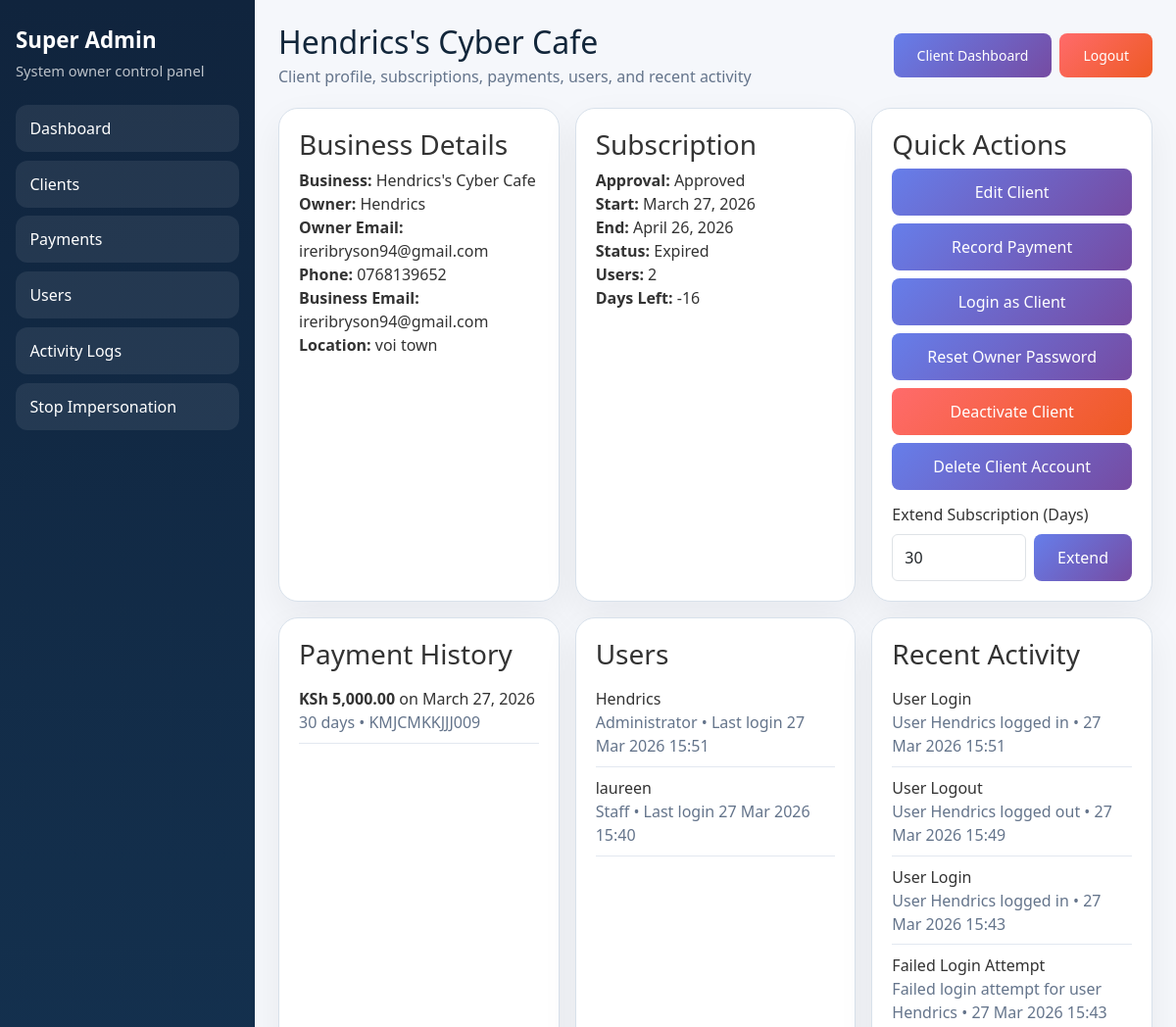
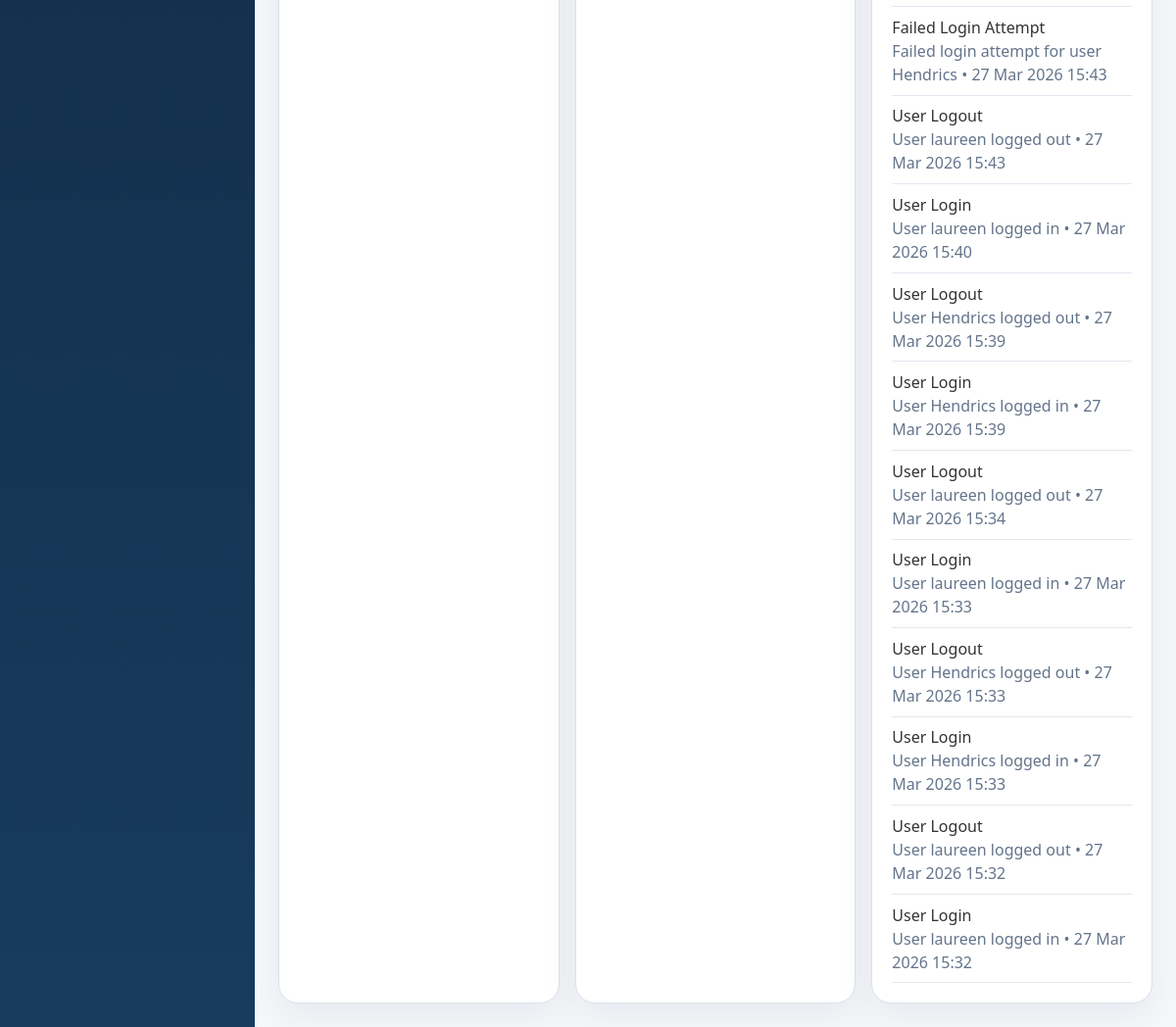
The page /super-admin/clients/5/ (signed in) on the database as committed earlier (2 pictures, top to bottom).
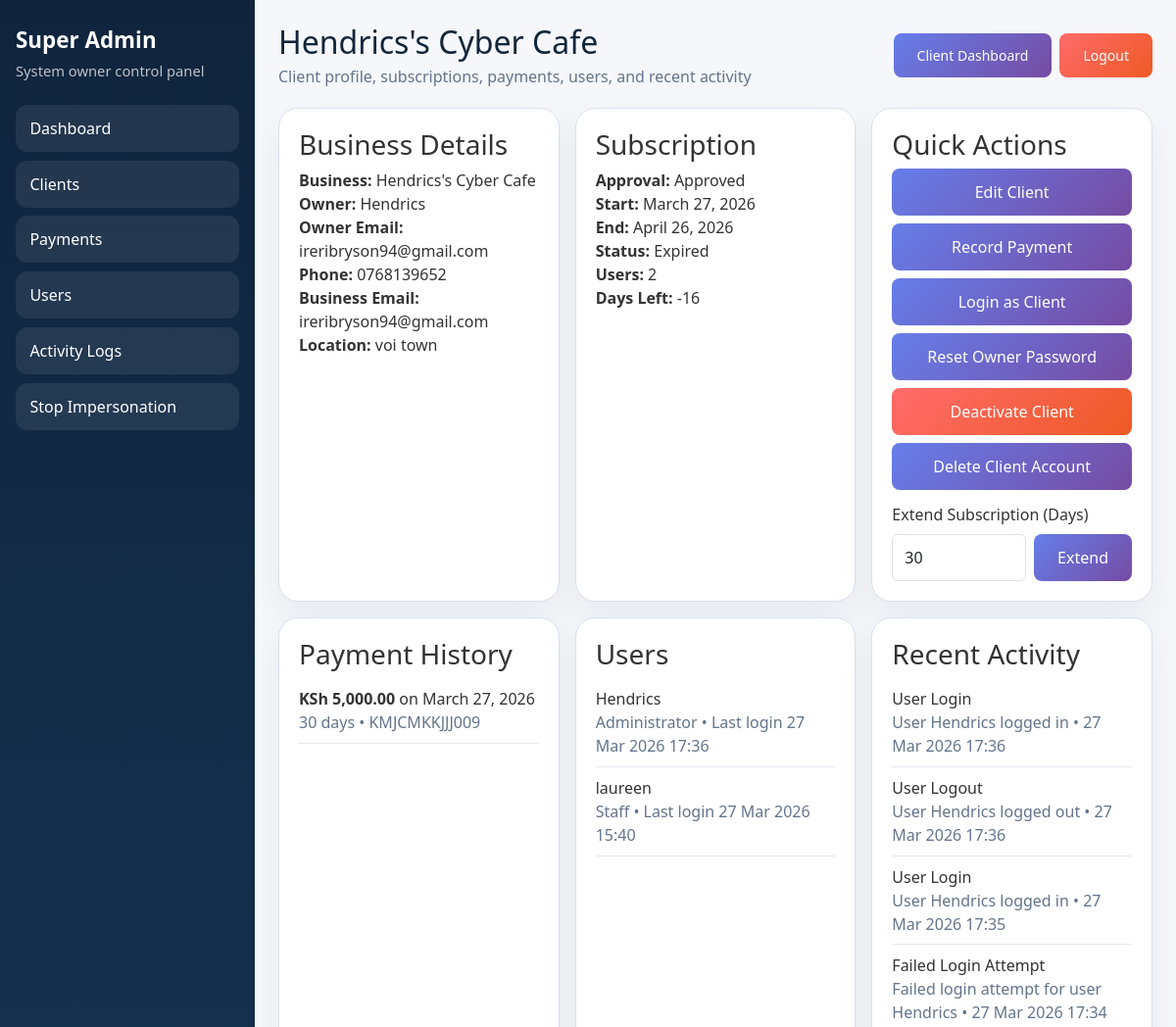
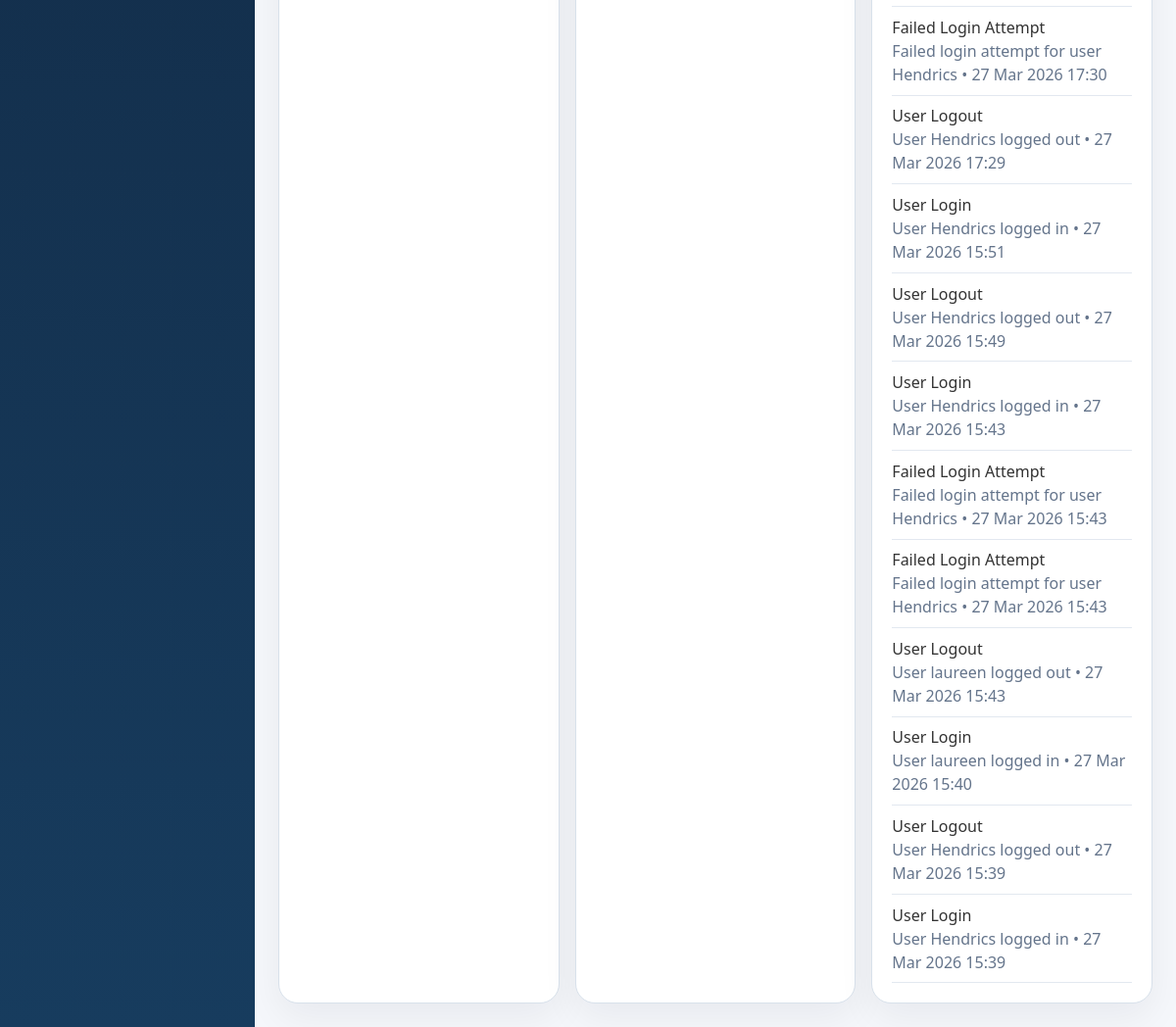
The same page on the database as committed later (2 pictures, top to bottom).
### core/models.py (models this page shows, shortened)
class Payment(models.Model):
    business = models.ForeignKey(BusinessProfile, on_delete=models.CASCADE, related_name='payments')
    amount = models.DecimalField("Amount", max_digits=12, decimal_places=2)
    payment_date = models.DateField("Payment Date", default=timezone.localdate)
    duration_days = models.PositiveIntegerField("Subscription Duration (Days)", default=30)
    reference = models.CharField("Reference", max_length=100, blank=True)
    notes = models.TextField("Notes", blank=True)
    recorded_by = models.ForeignKey(
        settings.AUTH_USER_MODEL,
        on_delete=models.SET_NULL,
        null=True,
        blank=True,
        related_name='recorded_payments',
    )
    created_at = models.DateTimeField(default=timezone.now)
    class Meta:
        verbose_name = "Payment"
        verbose_name_plural = "Payments"
        ordering = ['-payment_date', '-created_at']

### core/auth_security.py (models this page shows, shortened)
class UserProfile(models.Model):
    ROLE_CHOICES = [
        ('admin', 'Administrator'),
        ('staff', 'Staff'),
        ('viewer', 'Viewer'),
    ]
    user = models.OneToOneField(User, on_delete=models.CASCADE, related_name='profile')
    role = models.CharField(
        max_length=20,
        choices=ROLE_CHOICES,
        default='staff',
        help_text="User's role in the system"
    )
    business = models.ForeignKey(
        'BusinessProfile',
        on_delete=models.CASCADE,
        related_name='user_profiles',
        help_text="Business this user belongs to"
    )
    is_active = models.BooleanField(default=True)
    last_login_ip = models.GenericIPAddressField(null=True, blank=True)
    login_attempts = models.PositiveIntegerField(default=0)
    locked_until = models.DateTimeField(null=True, blank=True)
    password_changed_date = models.DateTimeField(default=django_timezone.now)
    require_password_change = models.BooleanField(default=False)
    created_at = models.DateTimeField(default=django_timezone.now)
    updated_at = models.DateTimeField(auto_now=True)
    class Meta:
        verbose_name = "User Profile"
        verbose_name_plural = "User Profiles"
        unique_together = ['user', 'business']

class ActivityLog(models.Model):
    ACTION_CHOICES = [
        ('login', 'User Login'),
        ('logout', 'User Logout'),
        ('create', 'Create Record'),
        ('update', 'Update Record'),
        ('delete', 'Delete Record'),
        ('view', 'View Record'),
        ('export', 'Export Data'),
        ('backup', 'Database Backup'),
        ('restore', 'Database Restore'),
        ('failed_login', 'Failed Login Attempt'),
    ]
    user = models.ForeignKey(
        User,
        on_delete=models.SET_NULL,
        null=True,
        blank=True,
        related_name='activity_logs'
    )
    action = models.CharField(max_length=20, choices=ACTION_CHOICES)
    description = models.TextField(help_text="Description of the activity")
    ip_address = models.GenericIPAddressField(null=True, blank=True)
    user_agent = models.TextField(blank=True, help_text="Browser user agent")
    business = models.ForeignKey(
        'BusinessProfile',
        on_delete=models.SET_NULL,
        null=True,
        blank=True
    )
    related_object_type = models.CharField(
        max_length=50,
        blank=True,
        help_text="Type of related object (e.g., 'Client', 'Transaction')"
    )
    related_object_id = models.PositiveIntegerField(
        null=True,
        blank=True,
        help_text="ID of related object"
    )
    timestamp = models.DateTimeField(default=django_timezone.now)
    class Meta:
        verbose_name = "Activity Log"
        verbose_name_plural = "Activity Logs"
        ordering = ['-timestamp']
        indexes = [
            models.Index(fields=['user', 'timestamp']),
            models.Index(fields=['action', 'timestamp']),
            models.Index(fields=['business', 'timestamp']),
        ]

### core/super_admin.py (the view)
# urls.py: path('super-admin/clients/<int:pk>/', super_admin.SuperAdminClientDetailView.as_view(), name='super_admin_client_detail'),
class SuperAdminClientDetailView(SuperAdminRequiredMixin, DetailView):
    model = BusinessProfile
    template_name = 'core/super_admin/client_detail.html'
    context_object_name = 'client_business'
    def get_context_data(self, **kwargs):
        context = super().get_context_data(**kwargs)
        business = self.object
        context.update({
            'user_count': business.user_profiles.count(),
            'payment_history': business.payments.order_by('-payment_date', '-created_at')[:20],
            'recent_activity': ActivityLog.objects.filter(business=business).select_related('user')[:15],
            'recent_users': business.user_profiles.select_related('user').order_by('-updated_at')[:10],
        })
        return context

### core/context_processors.py (called while the page is built)
def app_permissions(request):
    user = getattr(request, 'user', None)
    return {
        'app_role': get_user_role(user) if user and user.is_authenticated else None,
        'can_backup_restore': can_backup_restore(user) if user and user.is_authenticated else False,
        'can_manage_business': can_manage_business(user) if user and user.is_authenticated else False,
        'can_manage_records': can_manage_records(user) if user and user.is_authenticated else False,
        'can_view_reports': can_view_reports(user) if user and user.is_authenticated else False,
    }

### core/currency.py (called while the page is built)
def format_ksh(value):
    try:
        amount = Decimal(value)
    except (InvalidOperation, TypeError, ValueError):
        amount = Decimal("0")
    return f"KSh {amount:,.2f}"

### core/models.py (called while the page is built)
    @property
    def days_until_expiry(self):
        if not self.subscription_end_date:
            return None
        return (self.subscription_end_date - timezone.localdate()).days

### core/permissions.py (called while the page is built)
def can_backup_restore(user):
    return get_user_role(user) == 'admin'

def can_manage_business(user):
    return get_user_role(user) == 'admin'

def can_manage_records(user):
    return get_user_role(user) in {'admin', 'staff'}

### templates/core/super_admin/client_detail.html (shortened to what the changed rows need)
{% extends 'core/super_admin/base.html' %}
{% load currency_filters %}
{% block page_title %}{{ client_business.name }}{% endblock %}
{% block content %}
<div class="sa-grid sa-grid-3">
    <section class="sa-card">
        {% for payment in payment_history %}
            <div style="padding:0.55rem 0; border-bottom:1px solid #e2e8f0;">
                <div><strong>{{ payment.amount|ksh }}</strong> on {{ payment.payment_date }}</div>
                <div style="color:#64748b;">{{ payment.duration_days }} days{% if payment.reference %} • {{ payment.reference }}{% endif %}</div>
            </div>
        {% empty %}
            <p style="margin:0; color:#64748b;">No payments recorded yet.</p>
        {% endfor %}
    </section>
    <section class="sa-card">
        {% for profile in recent_users %}
            <div style="padding:0.55rem 0; border-bottom:1px solid #e2e8f0;">
                <div>{{ profile.user.username }}</div>
                <div style="color:#64748b;">{{ profile.get_role_display }}{% if profile.user.last_login %} • Last login {{ profile.user.last_login|date:"d M Y H:i" }}{% endif %}</div>
            </div>
        {% empty %}
            <p style="margin:0; color:#64748b;">No users linked to this client.</p>
        {% endfor %}
    </section>
    <section class="sa-card">
        {% for log in recent_activity %}
            <div style="padding:0.55rem 0; border-bottom:1px solid #e2e8f0;">
                <div>{{ log.get_action_display }}</div>
                <div style="color:#64748b;">{{ log.description }} • {{ log.timestamp|date:"d M Y H:i" }}</div>
            </div>
        {% empty %}
            <p style="margin:0; color:#64748b;">No activity available for this client.</p>
        {% endfor %}
    </section>
</div>
{% endblock %}

Rows that differ between the two databases and show on the page:
no longer on this page (row unchanged): ActivityLog: action "User Logout", description "User laureen logged out", timestamp "27 Mar 2026 15:34"
no longer on this page (row unchanged): ActivityLog: action "User Login", description "User laureen logged in", timestamp "27 Mar 2026 15:33"
no longer on this page (row unchanged): ActivityLog: action "User Logout", description "User Hendrics logged out", timestamp "27 Mar 2026 15:33"
no longer on this page (row unchanged): ActivityLog: action "User Login", description "User Hendrics logged in", timestamp "27 Mar 2026 15:33"
no longer on this page (row unchanged): ActivityLog: action "User Logout", description "User laureen logged out", timestamp "27 Mar 2026 15:32"
no longer on this page (row unchanged): ActivityLog: action "User Login", description "User laureen logged in", timestamp "27 Mar 2026 15:32"
changed UserProfile "Administrator": user.last_login "27 Mar 2026 15:51" → "27 Mar 2026 17:36"
added ActivityLog: action "User Login", description "User Hendrics logged in", timestamp "27 Mar 2026 17:36"
added ActivityLog: action "User Logout", description "User Hendrics logged out", timestamp "27 Mar 2026 17:36"
added ActivityLog: action "User Login", description "User Hendrics logged in", timestamp "27 Mar 2026 17:35"
added ActivityLog: action "Failed Login Attempt", description "Failed login attempt for user Hendrics", timestamp "27 Mar 2026 17:34"
added ActivityLog: action "Failed Login Attempt", description "Failed login attempt for user Hendrics", timestamp "27 Mar 2026 17:30"
added ActivityLog: action "User Logout", description "User Hendrics logged out", timestamp "27 Mar 2026 17:29"
